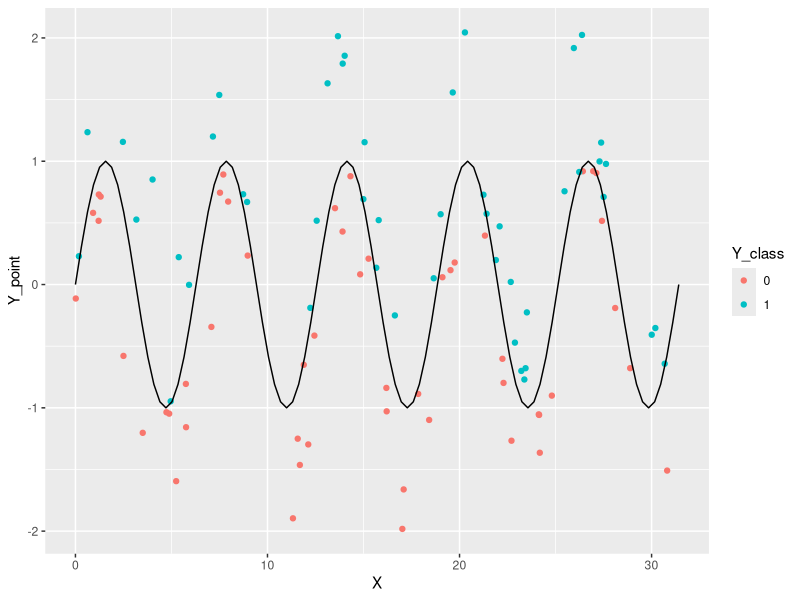

Source code (R):
library(tidyverse)

N = 100
Sparsity = 10

set.seed(195)
X = runif(N, 0, Sparsity* pi)
Y_point = sin(X) + rnorm(N, 0,0.5)
Y_class = (Y_point > sin(X)) * 1


df = data.frame(X = X, Y_point = Y_point, Y_class=as.factor(Y_class))

fun.1 = function(x) sin(x)

p = ggplot(df, aes(x=X, y=Y_point, color = Y_class)) + 
  geom_point() + 
  stat_function(fun = fun.1, aes(x=seq(0,Sparsity*pi, length.out=N)), color="black") + 
  xlim(0,Sparsity*pi)
p  



# Train-Test Split 
set.seed(123)
dat.d <- sample(1:nrow(df),size=nrow(df)*0.8,replace = FALSE) #random selection of 80% data.


df_train <- df[dat.d,]$X
Y_train <- df[dat.d,]$Y_class
df_test <- df[-dat.d,]$X
Y_test <- df[-dat.d,]$Y_class

library(class)       
test_pred_1nn <- knn(train = data.frame(X=df_train), 
                     test = data.frame(X=df_test),
                     cl = Y_train, 
                     k=1)
test_pred_2nn <- knn(train = data.frame(X=df_train), 
                     test = data.frame(X=df_test),
                     cl = Y_train, 
                     k=2)


ClassificationError1 = mean((as.numeric(Y_test) == as.numeric(test_pred_1nn)))
ClassificationError2 = mean((as.numeric(Y_test) == as.numeric(test_pred_2nn)))

paste("1-NN Classification error:", ClassificationError1 )
paste("2-NN Classification error:", ClassificationError2 )


